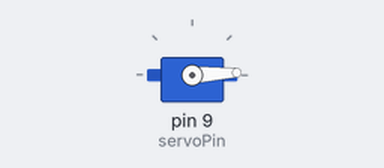
The sketch below on a simulated Arduino Uno, built with avr-gcc and run on an emulated ATmega328P. Parts: servo.

Above: at 0.05 s.
At 1.3 s:
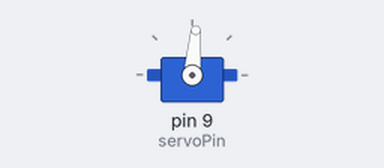
At 2.6 s:
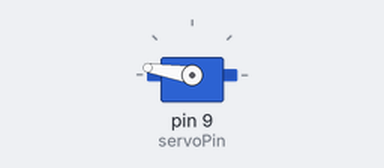
At 5.2 s:
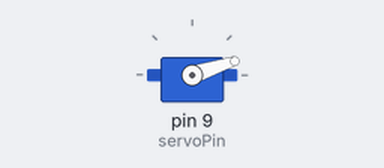
Timing chart, 0 to 7.1 s (numbered marks = the images above):
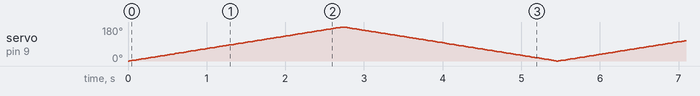

The sketch:

MotorControl.ino
```cpp
/*
  SERVO SWEEP
  Sweeps a hobby servo from 0 to 180 degrees and back.

  PARTS:   Arduino Uno, a small hobby servo (SG90 or similar), jumper wires.
  WIRING:  Servo brown/black wire -> GND
           Servo red wire         -> 5V
           Servo orange/yellow    -> pin 9
  POWER:   One SG90 can run from the Uno's 5V pin. For bigger servos or more than
           one, use a separate 5V supply and connect its GND to the Arduino GND.
           A servo that jitters or resets the board usually needs more power.

  NOTE:    This sketch uses delay(), so the board can do nothing else while the
           servo moves. finished-example/SensorToServo shows the millis() way.

  Comment key: WHAT = the job · WHY = the reason · TRY THIS = a safe experiment
*/

#include <Servo.h>          // WHAT: the Servo library ships with the Arduino IDE

Servo myServo;              // WHAT: an object that represents one servo
const int servoPin = 9;
const int stepDelay = 15;   // ms per degree. TRY THIS: 5 for fast, 30 for slow

void setup() {
  myServo.attach(servoPin); // WHY: tells the library which pin sends the control pulses
}

void loop() {
  for (int angle = 0; angle <= 180; angle++) {
    myServo.write(angle);   // WHAT: move to this angle (0-180 degrees)
    delay(stepDelay);       // WHY: give the servo time to reach it
  }
  for (int angle = 180; angle >= 0; angle--) {
    myServo.write(angle);
    delay(stepDelay);
  }
  // TRY THIS: sweep only 45-135 for a gentler motion.
}
```
